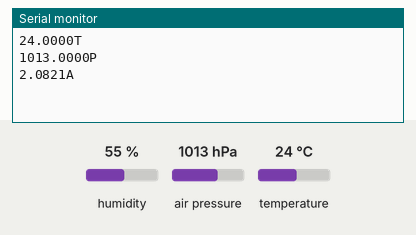
Simulated run of this sketch. Board: Arduino Nano, built with avr-gcc and run on an emulated ATmega328P. Parts: the last lines printed to the serial monitor. The inputs (shaded band) are chosen by the test bench; at power-on: humidity 55 %, air pressure 1013 hPa, temperature 24 °C.

Above: at 2.8 s.
2.9 s: humidity set to 22 %
At 3.8 s:
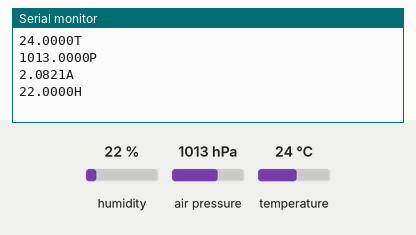
8.5 s: air pressure set to 952 hPa
At 9.8 s:
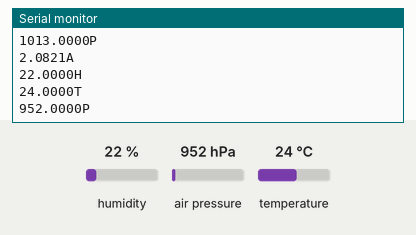
11.3 s: temperature set to 12 °C
At 12.7 s:
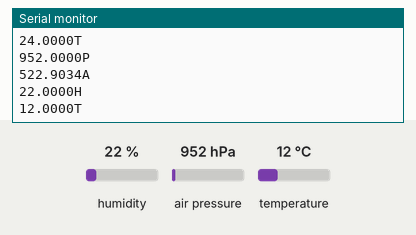

The sketch:

station.ino
```cpp
/**
 * The slave device implementation. The slave device (Arduino NANO) controls the sensor
 * and sends data to the main device via i2c through a request event. It continuously
 * assembles the data in the loop function, and when the request is received, it transmits
 * the data currently in the buffer.
 */

#include <Wire.h>
#include <Adafruit_Sensor.h>
#include <Adafruit_BME280.h>

/** The approximate pressure at sea level. */
#define SEALEVELPRESSURE_HPA (1013.25)

/** The sensor. */
Adafruit_BME280 bme;

/** toSend enum is used to indicate which data must be read next. */
enum toSend {
  Temperature,
  Pressure,
  Altitude,
  Humidity
} current = toSend::Temperature;

/** The data buffer. */
char buff[15];

void setup() {
  // Join i2c bus with address #8.
  Wire.begin(8);
  Wire.onRequest(requestEvent);


  Serial.begin(9600);
  bool status;

  // Check if sensor is connected, if not, stop execution.
  status = bme.begin(0x76);
  if (!status) {
    Serial.println("Could not find a valid BME280 sensor, check wiring!");
    while(1);
  }

}

void loop() {
  // Assemble the data that will be sent via the i2c communication.
  // This has to be assembled in the loop function as the requestEvent
  // function acts as an interrupt and must be as fast as possible, otherwise
  // the i2c communication hangs.
  assembleData();

  Serial.println(buff);
  delay(1000);
}

/**
 * Assembles the data in a form appropriate for sending via i2c.
 * It automatically cycles through and assembles the next metric
 * which needs to be sent.
 * This can and should be optimised in the future.
 */
String assembleData() {
  // Check which metric needs to be sent next. Read that metric into the buffer,
  // add the flag that signifies what the metric is, and zero terminate the string.
  if (current == toSend::Temperature) {
    current = toSend::Pressure;
    dtostrf(bme.readTemperature(), 4, 4, buff);
    for (int i = 0; i < 15; i++) {
      if (buff[i] == '\0') {
        buff[i] = 'T';
        buff[i + 1] = '\0';
        break;
      }
    }
  }
  else if (current == toSend::Pressure) {
    current = toSend::Altitude;
    dtostrf(bme.readPressure() / 100.0F, 4, 4, buff);
    for (int i = 0; i < 15; i++) {
      if (buff[i] == '\0') {
        buff[i] = 'P';
        buff[i + 1] = '\0';
        break;
      }
    }
  }
  else if (current == toSend::Altitude) {
    current = toSend::Humidity;
    dtostrf(bme.readAltitude(SEALEVELPRESSURE_HPA), 4, 4, buff);
    for (int i = 0; i < 15; i++) {
      if (buff[i] == '\0') {
        buff[i] = 'A';
        buff[i + 1] = '\0';
        break;
      }
    }
  }
  else if (current == toSend::Humidity) {
    current = toSend::Temperature;
    dtostrf(bme.readHumidity(), 4, 4, buff);
    for (int i = 0; i < 15; i++) {
      if (buff[i] == '\0') {
        buff[i] = 'H';
        buff[i + 1] = '\0';
        break;
      }
    }
  }
}

/**
 * Code that executes when the master device requests data from this device.
 * All that happens is the buffer assembled in the loop function is sent.
 */
void requestEvent() {
  Wire.write(buff, 10);
}
```

Measured:
- after the input at 2.9 s, the serial monitor: prints a new line after 0.11 s (image 1)
- after the input at 8.5 s, the serial monitor: prints a new line after 0.51 s (image 2)
- after the input at 11.3 s, the serial monitor: prints a new line after 0.72 s (image 3)
